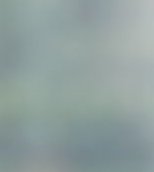
#> input picture image_processing/20200106/data/patch.png, 154 x 172 px
$ jupyter execute --allow-errors 1.4_opencv_3_hist_lab.ipynb   (shell and % lines are left out)
#> lines starting #> are read from the running program, lines starting #| are printed output that depends on the picture
## histogram
1. 히스토그램은 각각 항목의 갯수를 구함
2. 샘플? 만들기
3. rgb와 hsv 를 통해 만들어보기

[cell 1]

import numpy as np
import pandas as pd
import matplotlib.pyplot as plt
from PIL import Image
import cv2

[cell 2]
train = cv2.imread('./data/patch.png')
#> train is the input picture: shape (172, 154, 3); mean B, G, R 158.3, 160, 144.5
print(train.shape)
#| (172, 154, 3)

#hstack을 이용해 옆으로 BGR 순으로 그림표시
#> (the rest of this cell did not finish here and is left out)

## Histogram
1. BGR로 표시

[cell 3]
b,g,r = cv2.split(train) # 3개의 채널을 분리해줌
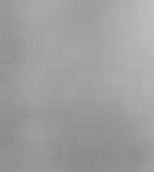
#> b: shape (172, 154); min 138, max 189, mean 158.3
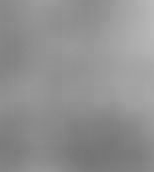
#> r: shape (172, 154); min 116, max 184, mean 144.5
#print(b.shape,g.shape,r.shape)(172, 154) (172, 154) (172, 154)
# print(b.ravel().shape) # 172 * 154 = 26488 # (26488,)
# print(b.shape) #(172, 154)

#ravel 함수는 2차원행렬을 1차원 벡터로 바꿔주는 함수, bin - 256개 , 0~ 256 사이
plt.hist(b.ravel(), 256, [0,256], color='b') # 블루의 분포도 , 130 ~ 200 사이
plt.show()
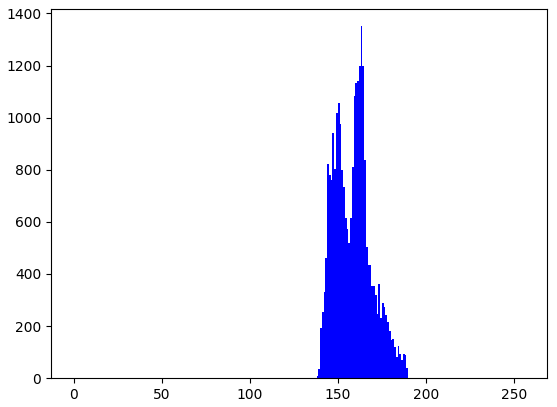
#> figure drawn by matplotlib, 1 panel; tallest bar 1351 high, from x = 163 to 164
plt.hist(g.ravel(), 256, [0,256], color='g' ) # 그린의 분포도, 130 ~ 200 사이
plt.show()
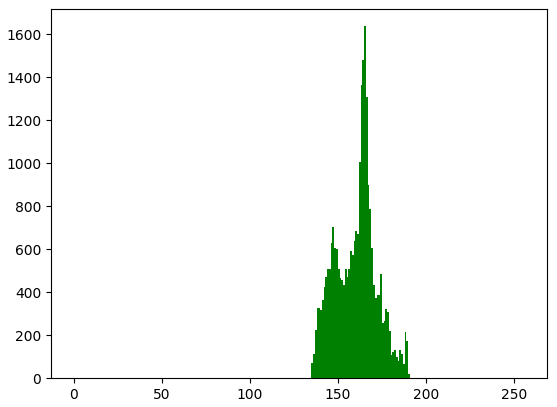
#> figure drawn by matplotlib, 1 panel; tallest bar 1638 high, from x = 165 to 166
plt.hist(r.ravel(), 256, [0,256], color='r' ) # 레드의 분포도, 100 ~ 200 사이
plt.show()
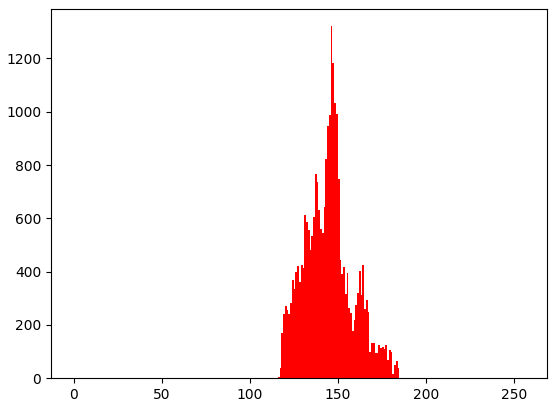
#> figure drawn by matplotlib, 1 panel; tallest bar 1321 high, from x = 146 to 147

plt.hist(b.ravel(), 256, [0,256] , color = 'b') #ravel 함수는 2차원행렬을 1차원 벡터로 바꿔주는 함수, bin - 256개 , 0~ 256 사이
plt.hist(g.ravel(), 256, [0,256] , color = 'g')
plt.hist(r.ravel(), 256, [0,256] , color = 'r')
plt.show() #생성마다 쓰면 따로 그림
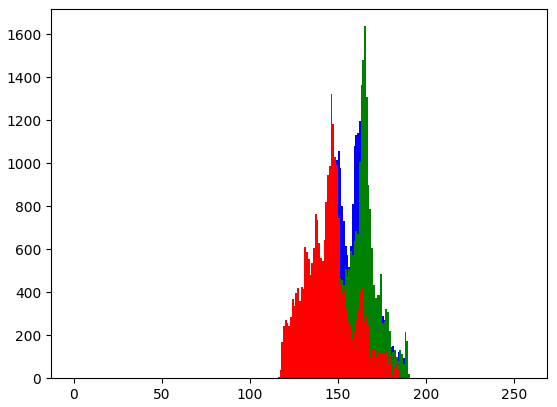
#> figure drawn by matplotlib, 1 panel; tallest bar 1351 high, from x = 163 to 164; tallest bar 1638 high, from x = 165 to 166; tallest bar 1321 high, from x = 146 to 147

## Histogram
1. HSV로 표시

[cell 4]
h,s,v = cv2.split(cv2.cvtColor(train, cv2.COLOR_BGR2HSV)) # 3개의 채널을 분리해줌
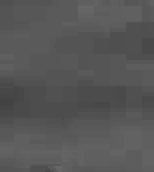
#> h: shape (172, 154); min 67, max 104, mean 86.7
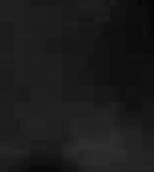
#> s: shape (172, 154); min 7, max 45, mean 26.3
print(h.shape,s.shape,v.shape)
#| (172, 154) (172, 154) (172, 154)
plt.imshow(np.hstack([h,s,v]))
plt.show()
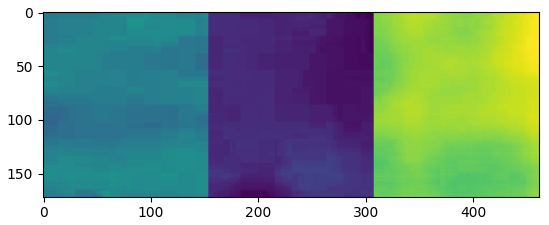
#> figure drawn by matplotlib, 1 panel

plt.hist(h.ravel(), 256, [0,256] , color = 'b') # h 색종류 빨~주~노~초~ , 50에서 100 사이의 값(색)의 각각 value_counts
plt.hist(s.ravel(), 256, [0,256] , color = 'g') # s 채도 흰색에서 초록 , 0에서 50 사이에 값(선명도)의 각각 value_counts
plt.hist(v.ravel(), 256, [0,256] , color = 'r') # v 명도 어두운영역부터 밝은 영역 , 약 130에서 200 사이에 값(밝기)의 각각 value_counts
plt.show() #생성마다 쓰면 따로 그림
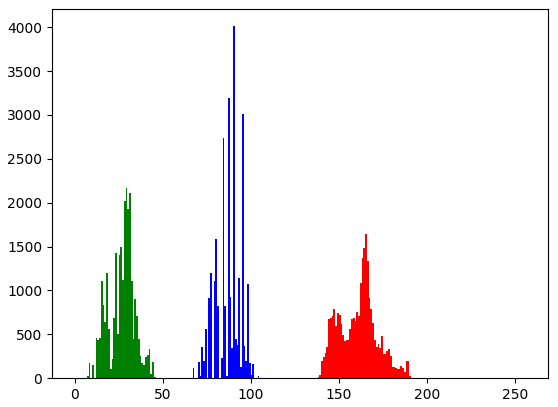
#> figure drawn by matplotlib, 1 panel; tallest bar 4011 high, from x = 90 to 91; tallest bar 2168 high, from x = 29 to 30; tallest bar 1642 high, from x = 165 to 166
